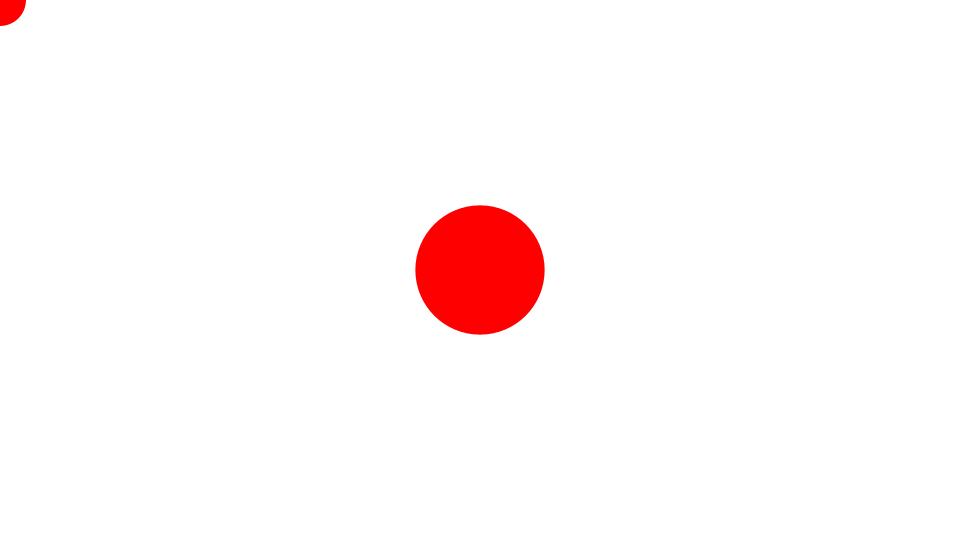
Frame 1 (no input)
Frame 60 (the mouse pressed at the canvas centre just before this capture): identical to frame 1, image omitted
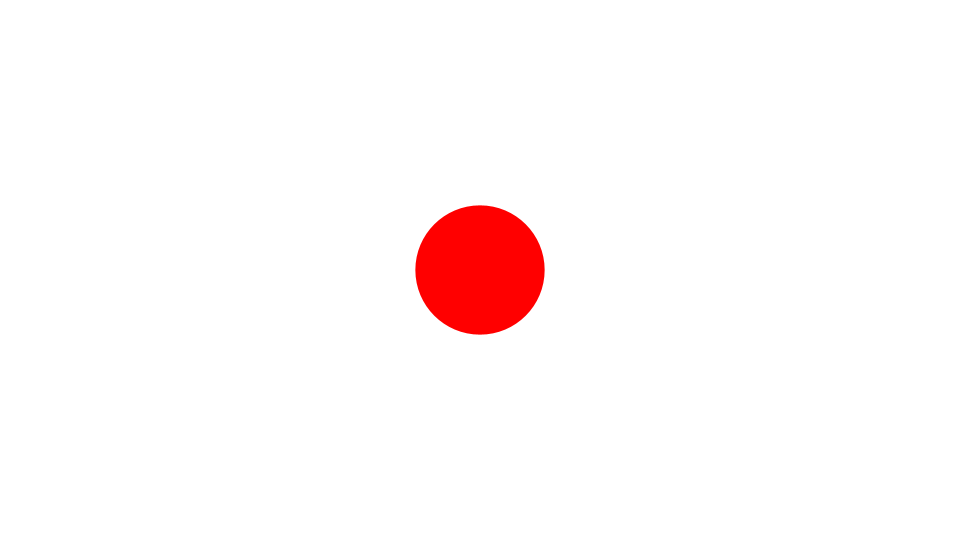
Frame 120 (the mouse held since frame 60 and released just before this capture)

The Processing sketch that drew these frames (run headless with seeded random() and noise(); from frame 60 on, the mouse is pressed at the canvas centre):

// Processing sketch: Distance2
// ── Distance2.pde
Ball ball1;
Ball ball2;

void setup() {
  size(960, 540);
  frameRate(30);
  initialize();
}

void initialize() {
  smooth();
  noStroke();
  ball1 = new Ball(random(100));
  ball1.x = width/2;
  ball1.y = height/2;
  ball1.setFillColor(color(255, 0, 0));

  ball2 = new Ball(random(100));
  ball2.x = 0;
  ball2.y = 0;
  ball2.setFillColor(color(255, 0, 0));
}

void draw() {
  background(255);
  ball2.x = mouseX;
  ball2.y = mouseY;
  
  float dx = ball2.x - ball1.x;
  float dy = ball2.y - ball1.y;
  float dist = sqrt(dx * dx + dy * dy);
  if(dist < ball1.radius + ball2.radius) {
    println("hit");
  }
      
  ball1.update();
  ball2.update();
}
////////////////////////////////

class Ball extends Sprite {
  float radius;
  float vx, vy;
  
  Ball(float radius){
    super();
    this.radius = radius;
  }
  
  void draw(){
    if(dist(mouseX, mouseY, x, y) < radius) {
      isRollOver = true;
    }else{
      isRollOver = false;
    }
    ellipse(0, 0, radius*2, radius*2);
  }
}

////////////////////////////////

class Sprite {
  float x, y;
  float scaleX, scaleY;
  float width, height;
  float rotation;
  boolean visible;
  color strokeColor;
  color fillColor;
  Boolean isStroke;
  Boolean isFill;
  Boolean isRollOver;
  Boolean locked;
  float xoff, yoff;
 
  Sprite() {
    x = 0.0;
    y = 0.0;
    scaleX = 1.0;
    scaleY = 1.0;
    rotation = 0.0;
    strokeColor = color(0);
    fillColor = color(0);
    isStroke = false;
    isFill = false;
    isRollOver = false;
    locked = false;
    visible = true;
  }
  
  void update() {
    if(! visible) return;
    pushMatrix();
    if(locked){
      x = mouseX - xoff;
      y = mouseY - yoff;
    }  
    translate(x, y);
    scale(scaleX, scaleY);
    rotate(rotation * PI / 180.0);
    if(isStroke) stroke(strokeColor);
    if(isFill) fill(fillColor);
    draw();
    popMatrix();
  }
  
  void setStrokeColor(color strokeColor) {
    this.strokeColor = strokeColor;
    isStroke = true;
  }
  
  void setFillColor(color fillColor) {
    this.fillColor = fillColor;
    isFill = true;
  }
  
  void startDrag() {
    if(isRollOver){
      locked = true;
      xoff = mouseX - x;
      yoff = mouseY - y;
    }
  }
  
  void stopDrag() {
    locked = false;
  }
  
  void draw() {}
}
